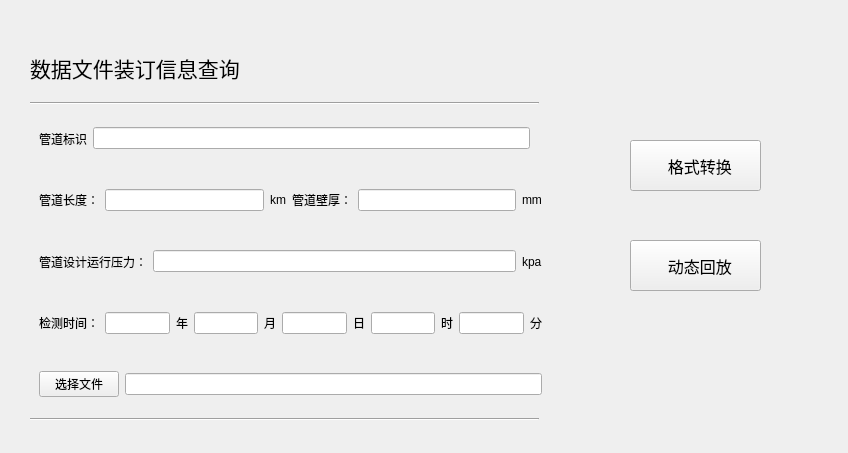
<?xml version="1.0" encoding="UTF-8"?>
<ui version="4.0">
 <class>LocalPanel</class>
 <widget class="QWidget" name="LocalPanel">
  <property name="geometry">
   <rect>
    <x>0</x>
    <y>0</y>
    <width>848</width>
    <height>453</height>
   </rect>
  </property>
  <property name="windowTitle">
   <string>本地文件界面</string>
  </property>
  <widget class="QToolButton" name="FileConversionBtn">
   <property name="geometry">
    <rect>
     <x>630</x>
     <y>140</y>
     <width>131</width>
     <height>51</height>
    </rect>
   </property>
   <property name="font">
    <font>
     <pointsize>12</pointsize>
    </font>
   </property>
   <property name="text">
    <string>  格式转换</string>
   </property>
   <property name="icon">
    <iconset resource="../src.qrc">
     <normaloff>:/uidemo08/dataCollectingIcon_files/1-2004121Z622.png</normaloff>:/uidemo08/dataCollectingIcon_files/1-2004121Z622.png</iconset>
   </property>
   <property name="iconSize">
    <size>
     <width>35</width>
     <height>35</height>
    </size>
   </property>
   <property name="toolButtonStyle">
    <enum>Qt::ToolButtonTextBesideIcon</enum>
   </property>
  </widget>
  <widget class="QToolButton" name="DynamicalReplayBtn">
   <property name="geometry">
    <rect>
     <x>630</x>
     <y>240</y>
     <width>131</width>
     <height>51</height>
    </rect>
   </property>
   <property name="font">
    <font>
     <pointsize>12</pointsize>
    </font>
   </property>
   <property name="text">
    <string>  动态回放</string>
   </property>
   <property name="icon">
    <iconset resource="../src.qrc">
     <normaloff>:/uidemo08/dataCollectingIcon_files/1-200412191023.png</normaloff>:/uidemo08/dataCollectingIcon_files/1-200412191023.png</iconset>
   </property>
   <property name="iconSize">
    <size>
     <width>35</width>
     <height>35</height>
    </size>
   </property>
   <property name="toolButtonStyle">
    <enum>Qt::ToolButtonTextBesideIcon</enum>
   </property>
  </widget>
  <widget class="QWidget" name="widget_6" native="true">
   <property name="geometry">
    <rect>
     <x>30</x>
     <y>40</y>
     <width>521</width>
     <height>381</height>
    </rect>
   </property>
   <layout class="QGridLayout" name="gridLayout">
    <item row="2" column="0">
     <widget class="QWidget" name="widget" native="true">
      <layout class="QHBoxLayout" name="horizontalLayout">
       <item>
        <widget class="QLabel" name="label_2">
         <property name="text">
          <string>管道标识</string>
         </property>
        </widget>
       </item>
       <item>
        <widget class="QLineEdit" name="lineEdit"/>
       </item>
      </layout>
     </widget>
    </item>
    <item row="4" column="0" colspan="3">
     <widget class="QWidget" name="widget_3" native="true">
      <layout class="QHBoxLayout" name="horizontalLayout_3">
       <item>
        <widget class="QLabel" name="label_7">
         <property name="text">
          <string>管道设计运行压力：</string>
         </property>
        </widget>
       </item>
       <item>
        <widget class="QLineEdit" name="lineEdit_4"/>
       </item>
       <item>
        <widget class="QLabel" name="label_8">
         <property name="text">
          <string>kpa</string>
         </property>
        </widget>
       </item>
      </layout>
     </widget>
    </item>
    <item row="0" column="0">
     <widget class="QLabel" name="label">
      <property name="font">
       <font>
        <family>华文行楷</family>
        <pointsize>16</pointsize>
       </font>
      </property>
      <property name="text">
       <string>数据文件装订信息查询</string>
      </property>
     </widget>
    </item>
    <item row="1" column="0">
     <widget class="Line" name="line">
      <property name="orientation">
       <enum>Qt::Horizontal</enum>
      </property>
     </widget>
    </item>
    <item row="5" column="0" colspan="3">
     <widget class="QWidget" name="widget_4" native="true">
      <layout class="QHBoxLayout" name="horizontalLayout_4">
       <item>
        <widget class="QLabel" name="label_9">
         <property name="text">
          <string>检测时间：</string>
         </property>
        </widget>
       </item>
       <item>
        <widget class="QLineEdit" name="lineEdit_5"/>
       </item>
       <item>
        <widget class="QLabel" name="label_10">
         <property name="text">
          <string>年</string>
         </property>
        </widget>
       </item>
       <item>
        <widget class="QLineEdit" name="lineEdit_6"/>
       </item>
       <item>
        <widget class="QLabel" name="label_11">
         <property name="text">
          <string>月</string>
         </property>
        </widget>
       </item>
       <item>
        <widget class="QLineEdit" name="lineEdit_7"/>
       </item>
       <item>
        <widget class="QLabel" name="label_12">
         <property name="text">
          <string>日</string>
         </property>
        </widget>
       </item>
       <item>
        <widget class="QLineEdit" name="lineEdit_8"/>
       </item>
       <item>
        <widget class="QLabel" name="label_13">
         <property name="text">
          <string>时</string>
         </property>
        </widget>
       </item>
       <item>
        <widget class="QLineEdit" name="lineEdit_9"/>
       </item>
       <item>
        <widget class="QLabel" name="label_14">
         <property name="text">
          <string>分</string>
         </property>
        </widget>
       </item>
      </layout>
     </widget>
    </item>
    <item row="3" column="0" colspan="3">
     <widget class="QWidget" name="widget_2" native="true">
      <layout class="QHBoxLayout" name="horizontalLayout_2">
       <item>
        <widget class="QLabel" name="label_3">
         <property name="text">
          <string>管道长度：</string>
         </property>
        </widget>
       </item>
       <item>
        <widget class="QLineEdit" name="lineEdit_2"/>
       </item>
       <item>
        <widget class="QLabel" name="label_4">
         <property name="text">
          <string>km</string>
         </property>
        </widget>
       </item>
       <item>
        <widget class="QLabel" name="label_5">
         <property name="text">
          <string>管道壁厚：</string>
         </property>
        </widget>
       </item>
       <item>
        <widget class="QLineEdit" name="lineEdit_3"/>
       </item>
       <item>
        <widget class="QLabel" name="label_6">
         <property name="text">
          <string>mm</string>
         </property>
        </widget>
       </item>
      </layout>
     </widget>
    </item>
    <item row="6" column="0" colspan="3">
     <widget class="QWidget" name="widget_5" native="true">
      <layout class="QHBoxLayout" name="horizontalLayout_5">
       <item>
        <widget class="QPushButton" name="pushButton">
         <property name="text">
          <string>选择文件</string>
         </property>
        </widget>
       </item>
       <item>
        <widget class="QLineEdit" name="lineEdit_10"/>
       </item>
      </layout>
     </widget>
    </item>
    <item row="7" column="0">
     <widget class="Line" name="line_2">
      <property name="orientation">
       <enum>Qt::Horizontal</enum>
      </property>
     </widget>
    </item>
   </layout>
  </widget>
 </widget>
 <resources>
  <include location="../src.qrc"/>
 </resources>
 <connections/>
</ui>
